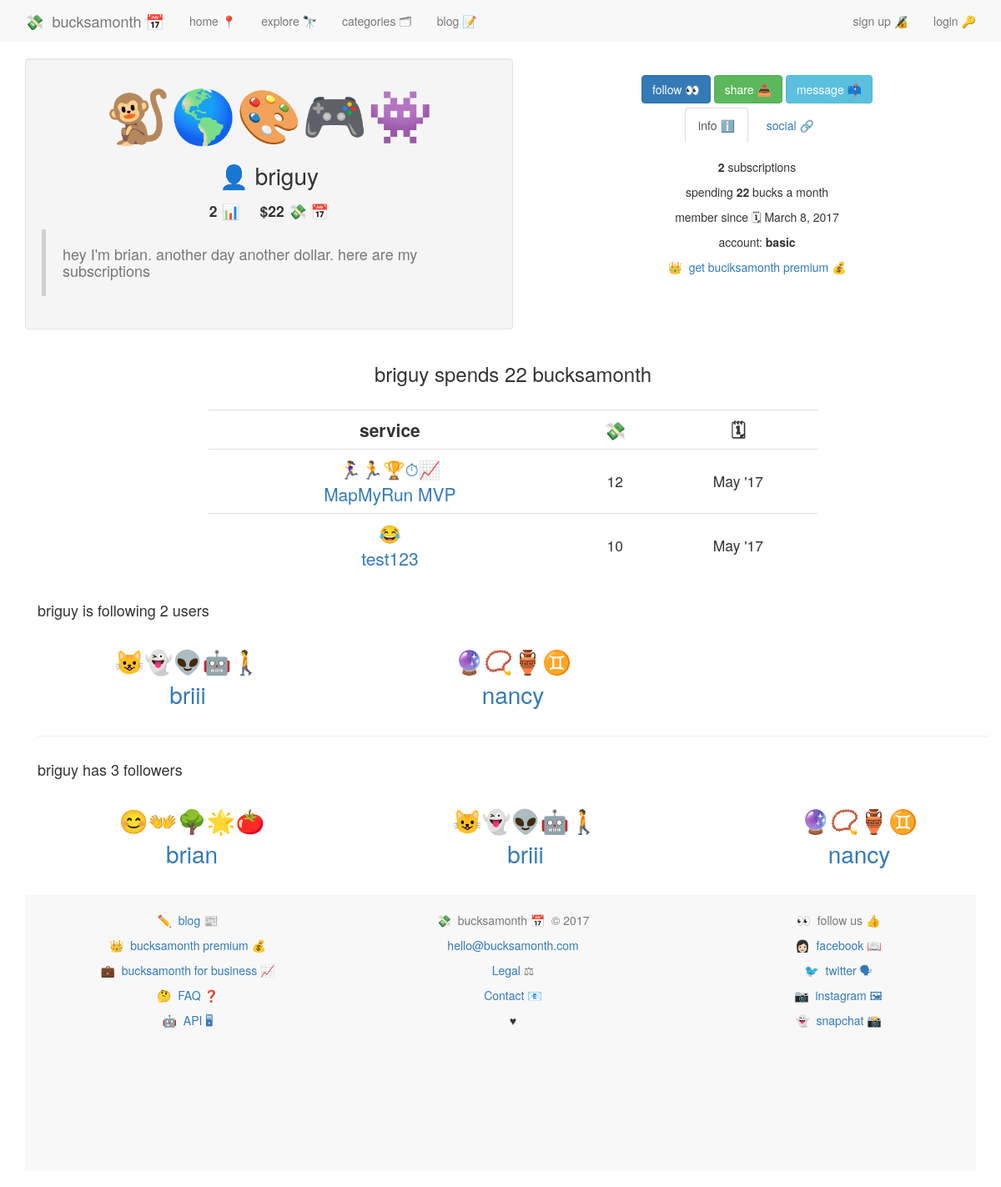
Page /users/briguy/ on the committed database.
### accounts/models.py (models this page shows, shortened)
class UserProfile(models.Model):
	user = models.OneToOneField(User)
	description = models.CharField(max_length=100, default='')
	twitter = models.CharField(max_length=100, default='')
	emoji = models.CharField(max_length=10, default='')
	setup = models.BooleanField(default=False)
	uid = models.CharField(default=uuid.uuid4, max_length=40)
	email_valid = models.BooleanField(default=False)
	followers = models.ManyToManyField('self')
	def __str__(self):
		return self.user.username

### services/models.py (models this page shows, shortened)
class Subscription(models.Model):
	service 				= models.ForeignKey(Service, on_delete=models.CASCADE, related_name='subscription_service')
	user 					= models.ForeignKey(UserProfile, on_delete=models.CASCADE, related_name="subscribed_user")
	cc_nickname 			= models.CharField(max_length=10, default='')
	bucksamonth 			= models.DecimalField(max_digits=8, decimal_places=2, default=0.00)
	date_created			= models.DateField(default=date.today)
	wishlist				= models.BooleanField(default=False)
	private					= models.BooleanField(default=False)

class Service(models.Model):
	service_name 			= models.CharField(max_length=140)
	service_slug			= models.SlugField(blank=True)
	url_name 				= models.CharField(max_length=200)
	description_long		= models.CharField(max_length=500, default='')
	description_short		= models.CharField(max_length=140, default='')
	category				= models.ManyToManyField(Category, blank=True)
	featured				= models.BooleanField(default=False)
	date_created 			= models.DateField(auto_now=True)
	bucksamonth 			= models.DecimalField(max_digits=8, decimal_places=2, default=0.00)
	emoji					= models.CharField(max_length=20, default='')
	twitter 				= models.CharField(max_length=100, default='')
	tags 					= TaggableManager()
	def __str__(self):
		return str(self.service_name)

### users/views.py (the view, shortened to what this page needs)
# urls.py: url(r'^(?P<username>.+)/$', view_profile, name='view_profile'),
def view_profile(request, username):
	if request.user.username == username:
		return HttpResponseRedirect(reverse('accounts:profile'))
	person = get_object_or_404(User, username=username)
	person = person.userprofile
	all_subscriptions = Subscription.objects.filter(user=person)
	private = len(all_subscriptions.filter(private=True))
	subscriptions = all_subscriptions.filter(private=False, wishlist=False)
	bucksamonth = sum([subscription.bucksamonth for subscription in all_subscriptions])
	person_friend_object, person_created = Friend.objects.get_or_create(current_user=person)
	user_friends = [friend for friend in person_friend_object.users.all()] #if friend != request.user.userprofile
	follower_count = len(user_friends)
	friend = False
	context = {
		'person':person,
		'subscriptions':subscriptions,
		'bucksamonth':bucksamonth,
		'private':private,
		'friend':friend,
		'follower_count':follower_count,
		'user_friends':user_friends,
	}
	context['friend'] = friend
	return render(request, 'users/user_profile_view.html', context)

### accounts/templatetags/urlify.py (called while the page is built)
@register.filter
def urlify(value):
	return quote_plus(value)

### users/templates/users/user_profile_view.html (shortened to what this page needs)
{% extends 'base.html' %}
{% block content %}
{% include 'nav.html' %}
<div class="container">
	<div class="row">
	<div class="col-md-6 well">
	<p style="font-size:4.5em; text-align:center;">{{ person.emoji }}</p>
	<p style="font-size:2em; text-align:center;">👤&nbsp;{{ person.user.username }}</p>
	<p style="font-size:1.25em; text-align:center;"><strong>{{ subscriptions.all.count }} 📊&nbsp;&nbsp;&nbsp;</strong>&nbsp;&nbsp;<strong>${{ bucksamonth | floatformat:"0" }} 💸&nbsp;📅</strong></p>
	<blockquote>
	<h4 class="text-muted">{{ person.description }}</h4>
	</blockquote>
	</div>
	<div class="col-md-6">
	<div style='text-align:center;'>
	<div class='col-xs-12 button-wrapper'>
	{% if not friend %}
	<a class="btn btn-primary" href="{% url 'users:add_or_remove_friends' username=person.user.username verb='add' %}">follow 👀</a>
	{% else %}
<a class="btn btn-primary" href="{% url 'users:add_or_remove_friends' username=person.user.username verb='remove' %}">following 👀</a>
	{% endif %}
		<a type="button" class="btn btn-success" href="#share" data-toggle="modal" data-target="#myModal-share">share 📤</a>
	<a class="btn btn-info" href="{% url 'users:message_user_from_profile' username=person.user.username%}">message 📫</a>
	</div>
<div	style="margin: auto;">
	<ul style="text-align:center;margin: auto;" class="nav nav-tabs navbar" role="tablist">
		<li style="text-align:center;" role="presentation" class="active"><a href="#info" aria-controls="info" role="tab" data-toggle="tab"> info ℹ️</a></li>
		<li style="text-align:center;" role="presentation"><a href="#social" aria-controls="social" role="tab" data-toggle="tab">social 🔗</a></li>
</ul>
</div>
<div class="tab-content">
	<div role="tabpanel" class="tab-pane active" id="info">
		<div class="col-md-12">
	<br />
			<p><strong>{{ subscriptions.all.count }}</strong> subscriptions</p>
			<p>spending <strong>{{ bucksamonth | floatformat:"0" }}</strong> bucks a month</p>
			<p>member since 🗓 March 8, 2017</p>
			<p>account: <strong>basic</strong></p>
			<p><a href="#">👑&nbsp;&nbsp;get buciksamonth premium 💰</a></p>
		</div>
</div>
</div>
	</div>
	</div>
	</div>
<div class="row">
	<div class="col-md-12">
<div class="col-md-8 col-md-offset-2">
	<h3 style="text-align:center;">{{ person.user.username }} spends {{ bucksamonth | floatformat:"0" }} bucksamonth</h3>
<br />
<table style="text-align:center;" class="table">
	<tr>
		<td style="vertical-align: middle; font-size:1.5em;"><b>service</b></td>
		<td style="vertical-align: middle; font-size:1.5em;"><strong>💸</strong></td>
		<td style="vertical-align: middle; font-size:1.5em;"><strong>🗓</strong></td>
	</tr>
{% for subscription in subscriptions %}
<tr>
	<td class="text-center"><a style="text-decoration:none;" href="{% url 'services:service_detail' service_slug=subscription.service.service_slug %}"><span style="font-size:1.5em;">{{ subscription.service.emoji }}<br />{{ subscription.service }}</span></a></td>
	<td style="vertical-align: middle; font-size:1.25em;" class="text-center">{{ subscription.bucksamonth | floatformat | floatformat }}</td>
	<td style="vertical-align: middle; font-size:1.25em;">{{ subscription.date_created | date:"M 'y" }}</td>
</tr>
{% endfor %}
</table>
</div>
</div>
<br /><br />
<div class="container">
<div class="row">
	<div class="col-md-12">
<h4>{{ person.user.username }} is following {{ follower_count }} user{{ follower_count | pluralize }}</h4>
	<br />
{% for friend_ in user_friends %}
{% cycle '<div class="row">' '' ''  %}
<div style="text-align:center; text-decoration:none !important" class="col-md-4">
<p style="font-size:2em; text-align:center; text-decoration:none !important;"><a style="text-decoration:none" href="{% url 'users:view_profile' username=friend_.user.username %}">{{ friend_.emoji }}<br />{{ friend_ }}</a></p>
</div>
{% endfor %}
</div>
</div>
</div>
<hr>
<div class="container">
<div class="row">
<h4>{{ person.user.username }} has {{ person.followers.count }} followers</h4>
	<br />
{% for follower in person.followers.all %}
{% cycle '<div class="row">' '' ''  %}
	<div style="text-align:center; text-decoration:none !important" class="col-md-4">
<p style="font-size:2em; text-align:center; text-decoration:none !important;"><a style="text-decoration:none" href="{% url 'users:view_profile' username=follower.user.username %}">{{ follower.emoji }}<br />{{ follower }}</a></p>
</div>
{% cycle '' '' '</div>' %}
{% endfor %}
</div>
</div>
</div>
</div>
{% endblock %}

### static/css/main.css (style rules this page uses)
body { min-height: 200px; padding-top: 70px; padding-bottom: 20px; }
a { text-decoration: none; }
.button-wrapper .btn { margin-bottom:5px; }
.nav-tabs > li { float:none; display:inline-block; zoom:1; }
.nav-tabs { text-align:center; }
.navbar { border-bottom: 20px; }

### rows in the picture
UserProfile: emoji "🐒🌎🎨🎮👾", user.username "briguy", description "hey I'm brian. another day another dollar. here are my subscriptions", followers.count "3"
Subscription: service.emoji "🏃‍♀️🏃🏆⏱📈", service "MapMyRun MVP", bucksamonth "12", date_created "May '17"
Subscription: service.emoji "😂", service "test123", bucksamonth "10", date_created "May '17"
UserProfile: emoji "😺👻👽🤖🚶", user.username "briii"
UserProfile: emoji "🔮📿🏺♊️", user.username "nancy"
UserProfile: emoji "😊👐🌳🌟🍅", user.username "brian"

### other values in the picture
{{ subscriptions.all.count }} "2"
{{ bucksamonth | floatformat:"0" }} "22"
{{ follower_count }} "2"
{{ follower_count | pluralize }} "s"
